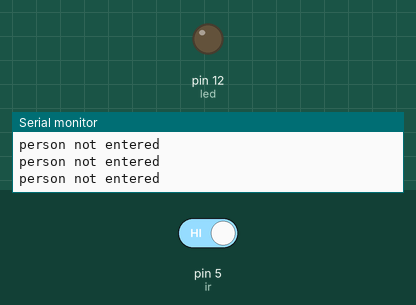
This sketch was run on a simulated Arduino Uno, built with avr-gcc and run on an emulated ATmega328P. On the bench: output pins drawn as LEDs (lit = HIGH), the last lines printed to the serial monitor. Inputs (shaded band) come from the test bench; at power-on: pin 5 (ir) HIGH.

Above: at 2.8 s.
2.9 s: pin 5 (ir) driven LOW
At 4.2 s:
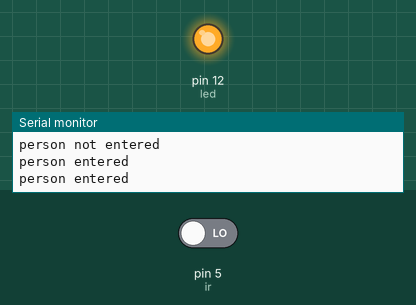
4.5 s: pin 5 (ir) driven HIGH
At 5.7 s:
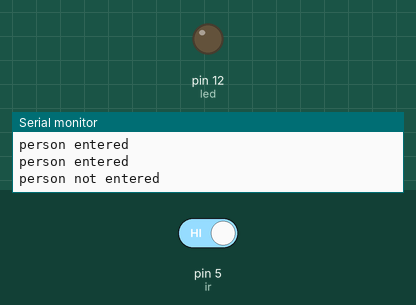
Timing chart, 0 to 7.5 s (numbered marks = the images above; inputs shaded):
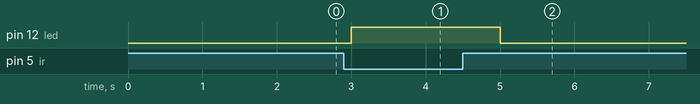

Measured:
- after the input at 2.9 s, pin 12 (led): LOW → HIGH after 0.10 s
- after the input at 4.5 s, pin 12 (led): HIGH → LOW after 0.50 s

The sketch:

ir.ino
```cpp
int ir=5,led=12,b;
void setup() {
 pinMode(ir,INPUT);
 pinMode(led,OUTPUT);
Serial.begin(9600);
}

void loop() {
  b=digitalRead(ir);
  if(b==0)
  {
    digitalWrite(led,HIGH);
    Serial.println("person entered");
     }
  else
  {
    digitalWrite(led,LOW);
    Serial.println("person not entered");
  }
  delay(1000);
}
```
